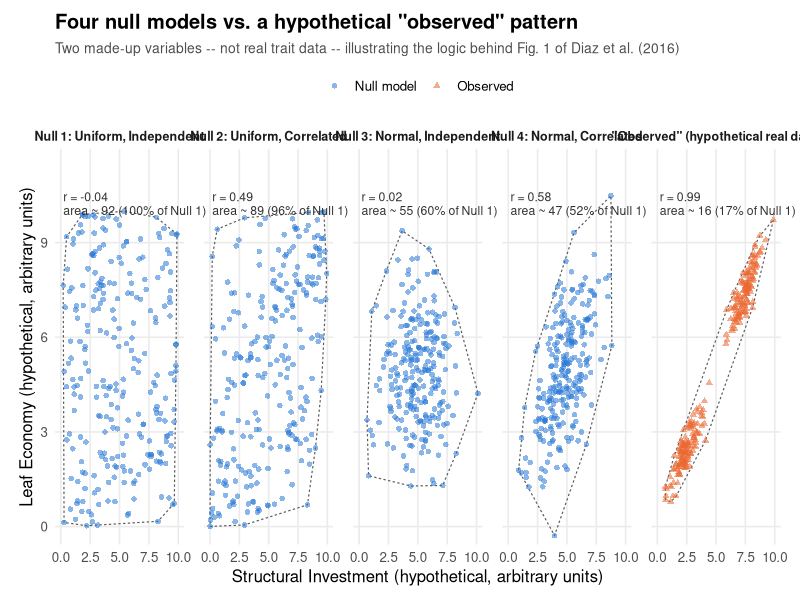

Write the R code that produced this figure.
## Toy example: illustrating Diaz et al. (2016)'s four null models
## with two made-up variables (not real trait data), for teaching purposes.
##
## The real paper used six traits in six dimensions; here we use just two,
## so students can see, on ordinary x-y axes, what "uniform vs. normal" and
## "correlated vs. independent" null models look like -- and how real,
## evolved trait combinations (simulated here as clustered/"lumpy" data)
## occupy much less space, and are more tightly correlated, than any of them.

library(ggplot2)
library(dplyr)
library(MASS)   # for mvrnorm()

set.seed(444)
n <- 250

## Two hypothetical, made-up axes (arbitrary units, 0-10), chosen to echo
## the two real dimensions from the chapter: overall "size/structural"
## investment vs. "leaf economy" (cheap-fast vs. expensive-slow).
x_lab <- "Structural Investment (hypothetical, arbitrary units)"
y_lab <- "Leaf Economy (hypothetical, arbitrary units)"

## --- Null model 1: Uniform, Independent -----------------------------------
## Every combination of the two variables is equally likely; no relationship
## between them. (Diaz et al.'s null model 1: uniform, independent traits.)
nm1 <- tibble(x = runif(n, 0, 10), y = runif(n, 0, 10))

## --- Null model 2: Uniform, Correlated -------------------------------------
## Same uniform marginal ranges as NM1, but now the two variables covary
## (via a Gaussian copula: correlate on the normal scale, then transform
## each margin back to Uniform(0,10)).
rho_null <- 0.6
z <- mvrnorm(n, mu = c(0, 0), Sigma = matrix(c(1, rho_null, rho_null, 1), 2))
nm2 <- tibble(x = pnorm(z[, 1]) * 10, y = pnorm(z[, 2]) * 10)

## --- Null model 3: Normal, Independent --------------------------------------
## Extreme values are rarer than intermediate ones (bell-shaped), but the two
## variables are still unrelated to one another.
nm3 <- tibble(x = rnorm(n, 5, 1.6), y = rnorm(n, 5, 1.6))

## --- Null model 4: Normal, Correlated ---------------------------------------
## Bell-shaped margins, and now correlated -- the closest any null model
## gets to "realistic," and still the one Diaz et al. found real trait space
## fell short of.
z4 <- mvrnorm(n, mu = c(5, 5), Sigma = matrix(c(1.6^2, rho_null * 1.6^2,
                                                 rho_null * 1.6^2, 1.6^2), 2))
nm4 <- tibble(x = z4[, 1], y = z4[, 2])

## --- "Observed": hypothetical real data ------------------------------------
## Two tight clusters, positively correlated both *within* each cluster and
## *between* them (i.e., the clusters themselves sit on the same upward
## trend) -- a "lumpy," bimodal occupation of trait space standing in for two
## viable evolutionary solutions that both coordinate the two variables in
## the same direction, e.g. a small/cheap cluster and a large/expensive
## cluster -- the two-hotspot pattern Diaz et al. describe.
rho_obs <- 0.85
clusterA <- mvrnorm(n / 2, mu = c(2.5, 2.5),
                     Sigma = matrix(c(0.7^2, rho_obs * 0.7^2,
                                      rho_obs * 0.7^2, 0.7^2), 2))
clusterB <- mvrnorm(n / 2, mu = c(7.5, 7.5),
                     Sigma = matrix(c(0.7^2, rho_obs * 0.7^2,
                                      rho_obs * 0.7^2, 0.7^2), 2))
obs <- tibble(x = c(clusterA[, 1], clusterB[, 1]),
              y = c(clusterA[, 2], clusterB[, 2]))

## --- Combine into one tidy data frame for facetting ------------------------
panel_levels <- c(
  "Null 1: Uniform, Independent",
  "Null 2: Uniform, Correlated",
  "Null 3: Normal, Independent",
  "Null 4: Normal, Correlated",
  "\"Observed\" (hypothetical real data)"
)

toy_data <- bind_rows(
  nm1 %>% mutate(panel = panel_levels[1]),
  nm2 %>% mutate(panel = panel_levels[2]),
  nm3 %>% mutate(panel = panel_levels[3]),
  nm4 %>% mutate(panel = panel_levels[4]),
  obs %>% mutate(panel = panel_levels[5])
) %>%
  mutate(
    panel = factor(panel, levels = panel_levels),
    type  = if_else(panel == panel_levels[5], "Observed", "Null model")
  )

## --- Per-panel summary stats: correlation + occupied area (2-D "hypervolume") ----
poly_area <- function(x, y) {
  # shoelace formula for the area of a convex hull
  h <- chull(x, y)
  x <- x[h]; y <- y[h]
  0.5 * abs(sum(x * dplyr::lead(y, default = y[1]) - dplyr::lead(x, default = x[1]) * y))
}

stats_df <- toy_data %>%
  group_by(panel) %>%
  summarise(
    r    = cor(x, y),
    area = poly_area(x, y),
    .groups = "drop"
  ) %>%
  mutate(
    area_null1 = area[panel == panel_levels[1]],
    pct_of_null1 = round(100 * area / area_null1),
    label = paste0("r = ", sprintf("%.2f", r),
                    "\narea ~ ", round(area),
                    " (", pct_of_null1, "% of Null 1)")
  )

## --- Convex hulls, for the dashed outline on each panel --------------------
hulls_df <- toy_data %>%
  group_by(panel) %>%
  slice(chull(x, y)) %>%
  ungroup()

## --- Plot -------------------------------------------------------------------
pal_null     <- "#2a78d6"  # blue  -- null models
pal_observed <- "#eb6834"  # orange -- observed / real data

p_null_models <- ggplot(toy_data, aes(x, y)) +
  geom_polygon(data = hulls_df, aes(group = panel), fill = NA,
               colour = "grey35", linewidth = 0.4, linetype = "22") +
  geom_point(aes(colour = type, shape = type), size = 1.7, alpha = 0.55, stroke = 0.3) +
  geom_text(data = stats_df, aes(x = 0.2, y = 10.6, label = label),
            hjust = 0, vjust = 1, size = 3.1, colour = "grey20",
            lineheight = 0.95, inherit.aes = FALSE) +
  facet_wrap(~panel, nrow = 1) +
  scale_colour_manual(values = c("Null model" = pal_null, "Observed" = pal_observed)) +
  scale_shape_manual(values = c("Null model" = 16, "Observed" = 17)) +
  coord_cartesian(xlim = c(0, 10), ylim = c(0, 11.4), clip = "off") +
  labs(
    title = "Four null models vs. a hypothetical \"observed\" pattern",
    subtitle = "Two made-up variables -- not real trait data -- illustrating the logic behind Fig. 1 of Diaz et al. (2016)",
    x = x_lab, y = y_lab, colour = NULL, shape = NULL
  ) +
  theme_minimal(base_size = 12) +
  theme(
    legend.position = "top",
    panel.grid.minor = element_blank(),
    panel.grid.major = element_line(colour = "grey92"),
    strip.text = element_text(face = "bold", size = 9),
    plot.title = element_text(face = "bold"),
    plot.subtitle = element_text(colour = "grey30", size = 10),
    panel.spacing = unit(1, "lines"),
    plot.margin = margin(t = 10, r = 14, b = 10, l = 14)
  )

ggsave("figs/null_model_toy_example.png", plot = p_null_models,
       width = 15, height = 4.2, dpi = 220, bg = "white",
       device = grDevices::png, type = "cairo")

print(stats_df, width = Inf)
